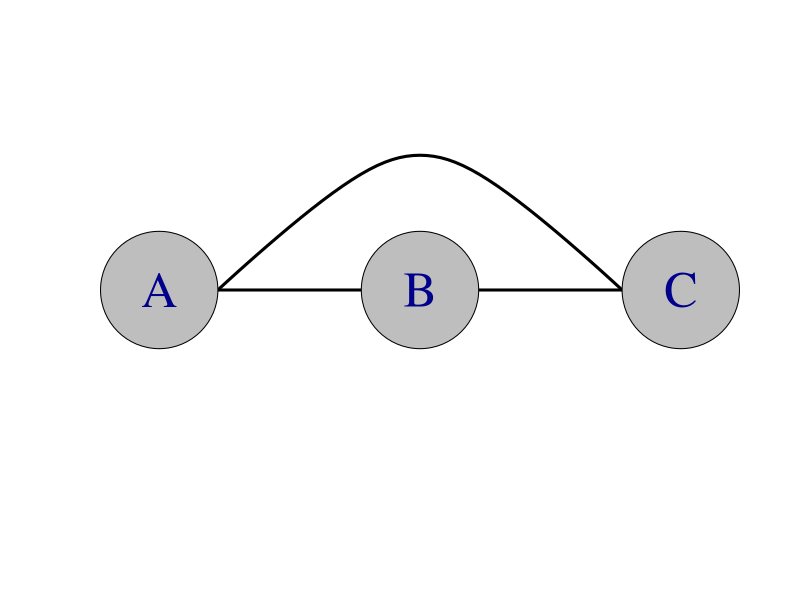

Reproduce this figure in R.

rm( list=ls() )
library(igraph)

 A <- matrix(0,3,3)
 A[1,2] <- A[2,1] <- 1
 A[1,3] <- A[3,1] <- 1
 A[2,3] <- A[2,3] <- 1
 g <- graph.adjacency(A, mode="undirected")

 ll <- rbind( c(-1,0), c( 0,0 ),  c(1,0) )


# pdf( file="3line.pdf" )
 par( mgp=rep(1,3) )
 plot(g,  layout=ll, xlim=c(-1.2,1.2), ylim=c(-.2,.2),
	edge.arrow.width=0, edge.width=3, vertex.label=c("A","B","C"),
	edge.color="black" , rescale=FALSE, vertex.color="grey",
	vertex.label.cex=3, vertex.size=45, edge.curved=c(0,1,0) )  
# dev.off()
